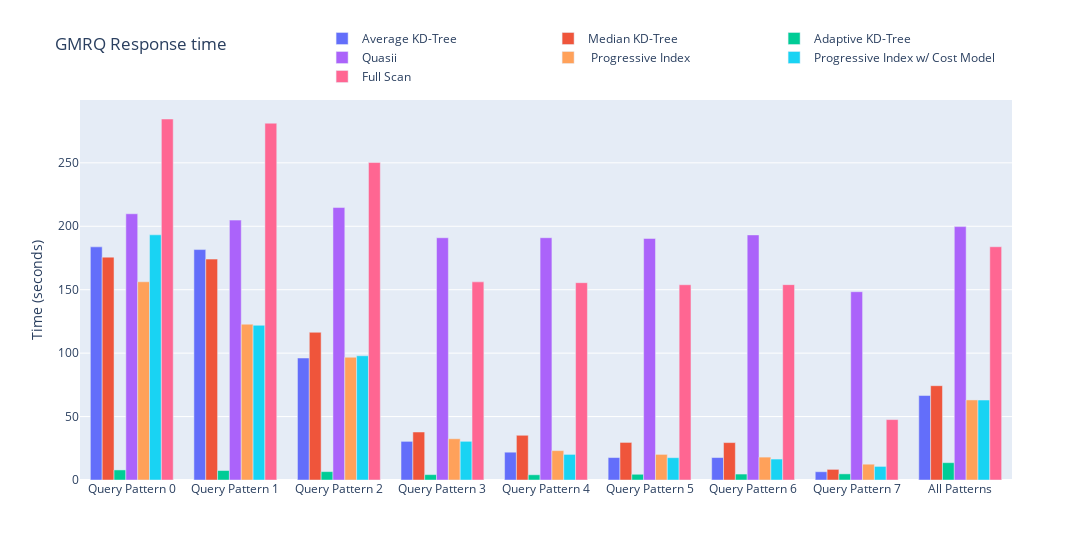

Source (notebook cell):
### Markdown cell above
# GMRQ benchmark response time

### Code cell
def gmrq_response_times(algorithms, names):
    fig = go.Figure()
    bars = []
    for alg in algorithms:
        dfs = algorithms[alg]
        
        response_times = np.array([x['query_time'].sum() for x in dfs])
        bars.append(
            go.Bar(name=alg, x=names, y=response_times)
        )
    fig = go.Figure(data=bars)

    fig.update_layout(
        title=f'GMRQ Response time',
        yaxis_title='Time (seconds)',
        width=2000,
        legend=dict(x=.3, y=1.2,  orientation="h"))
    fig.show()

n_rows = 10000000
sel = 0.0
n_queries = 3000

algorithms = ['AverageKDTree', 'MedianKDTree', 'CrackingKDTree', 'Quasii', 'ProgressiveIndex', 'ProgressiveIndexCostModel', 'FullScanCandidateList']
alg_names = ['Average KD-Tree', 'Median KD-Tree', 'Adaptive KD-Tree', 'Quasii', ' Progressive Index', 'Progressive Index w/ Cost Model', 'Full Scan']
deltas = ['0.0', '0.0', '0.0', '0.0', '0.1', '0.1', '0.0']
partitions = ['1024', '1024', '1024', '1024', '1024', '1024', '0']
experiments = [f'genomics_query_{i}' for i in range(9)]
names = [f'Query Pattern {i}' for i in range(8)] + ['All Patterns']

response_times = {}
for alg, name, delta, partition in zip(algorithms, alg_names, deltas, partitions):
    response_times_alg = []
    for experiment in experiments:
        response_times_alg.append(
            read_df(files[alg], delta, partition, experiment, n_rows, n_queries, sel)
        )
    response_times[name] = response_times_alg
    
#     v = {}
#     for experiment, name in zip(experiments, names):
#         v[name] = [
#             [read_df(files['AverageKDTree'], '0.0', '1024', experiment, n_rows, n_queries, sel), 'Average KDTree'],
#             [read_df(files['MedianKDTree'], '0.0', '1024', experiment, n_rows, n_queries, sel), 'MedianKDTree'],
#             [read_df(files['CrackingKDTree'], '0.0', '1024', experiment, n_rows, n_queries, sel), 'Adaptive KDTree'],
#             [read_df(files['CrackingKDTreePerDimension'], '0.0', '1024', experiment, n_rows, n_queries, sel), 'Adaptive KDTree Per Predicate'],
#             [read_df(files['Quasii'], '0.0', '1024', experiment, n_rows, n_queries, sel), 'Quasii'],
#             [read_df(files['ProgressiveIndex'], '0.1', '1024', experiment, n_rows, n_queries, sel), 'ProgressiveIndex (Delta=0.1)'],
#             [read_df(files['ProgressiveIndexAdaptive'], '0.1', '1024', experiment, n_rows, n_queries, sel), 'ProgressiveIndexAdaptive (Delta=0.1)'],
#             [read_df(files['FullScanCandidateList'], '0.0', '0', experiment, n_rows, n_queries, sel), 'Full Scan Candidate List'],
#         ]

gmrq_response_times(response_times, names)

### Figure 1 — Plotly figure (JSON) as saved in the notebook; plotly's stock layout.template omitted (floating-point values rounded to 4 significant figures)
{"data": [{"name": "Average KD-Tree", "type": "bar", "x": ["Query Pattern 0", "Query Pattern 1", "Query Pattern 2", "Query Pattern 3", "Query Pattern 4", "Query Pattern 5", "Query Pattern 6", "Query Pattern 7", "All Patterns"], "y": [183.8, 181.6, 96.16, 30.47, 21.92, 17.7, 17.69, 6.516, 66.59]}, {"name": "Median KD-Tree", "type": "bar", "x": ["Query Pattern 0", "Query Pattern 1", "Query Pattern 2", "Query Pattern 3", "Query Pattern 4", "Query Pattern 5", "Query Pattern 6", "Query Pattern 7", "All Patterns"], "y": [175.7, 174.1, 116.4, 37.83, 35.25, 29.62, 29.5, 8.377, 74.34]}, {"name": "Adaptive KD-Tree", "type": "bar", "x": ["Query Pattern 0", "Query Pattern 1", "Query Pattern 2", "Query Pattern 3", "Query Pattern 4", "Query Pattern 5", "Query Pattern 6", "Query Pattern 7", "All Patterns"], "y": [7.935, 7.466, 6.603, 4.247, 4.126, 4.517, 4.69, 4.829, 13.67]}, {"name": "Quasii", "type": "bar", "x": ["Query Pattern 0", "Query Pattern 1", "Query Pattern 2", "Query Pattern 3", "Query Pattern 4", "Query Pattern 5", "Query Pattern 6", "Query Pattern 7", "All Patterns"], "y": [209.9, 204.9, 214.8, 191.0, 191.0, 190.4, 193.2, 148.4, 199.7]}, {"name": " Progressive Index", "type": "bar", "x": ["Query Pattern 0", "Query Pattern 1", "Query Pattern 2", "Query Pattern 3", "Query Pattern 4", "Query Pattern 5", "Query Pattern 6", "Query Pattern 7", "All Patterns"], "y": [156.2, 122.8, 96.76, 32.52, 23.15, 20.19, 18.05, 12.46, 63.12]}, {"name": "Progressive Index w/ Cost Model", "type": "bar", "x": ["Query Pattern 0", "Query Pattern 1", "Query Pattern 2", "Query Pattern 3", "Query Pattern 4", "Query Pattern 5", "Query Pattern 6", "Query Pattern 7", "All Patterns"], "y": [193.2, 122.0, 97.91, 30.5, 20.18, 17.6, 16.51, 10.71, 63.01]}, {"name": "Full Scan", "type": "bar", "x": ["Query Pattern 0", "Query Pattern 1", "Query Pattern 2", "Query Pattern 3", "Query Pattern 4", "Query Pattern 5", "Query Pattern 6", "Query Pattern 7", "All Patterns"], "y": [284.6, 281.2, 250.2, 156.2, 155.5, 153.9, 154.0, 47.63, 183.9]}], "layout": {"legend": {"orientation": "h", "x": 0.3, "y": 1.2}, "title": {"text": "GMRQ Response time"}, "width": 2000, "yaxis": {"title": {"text": "Time (seconds)"}}}}
